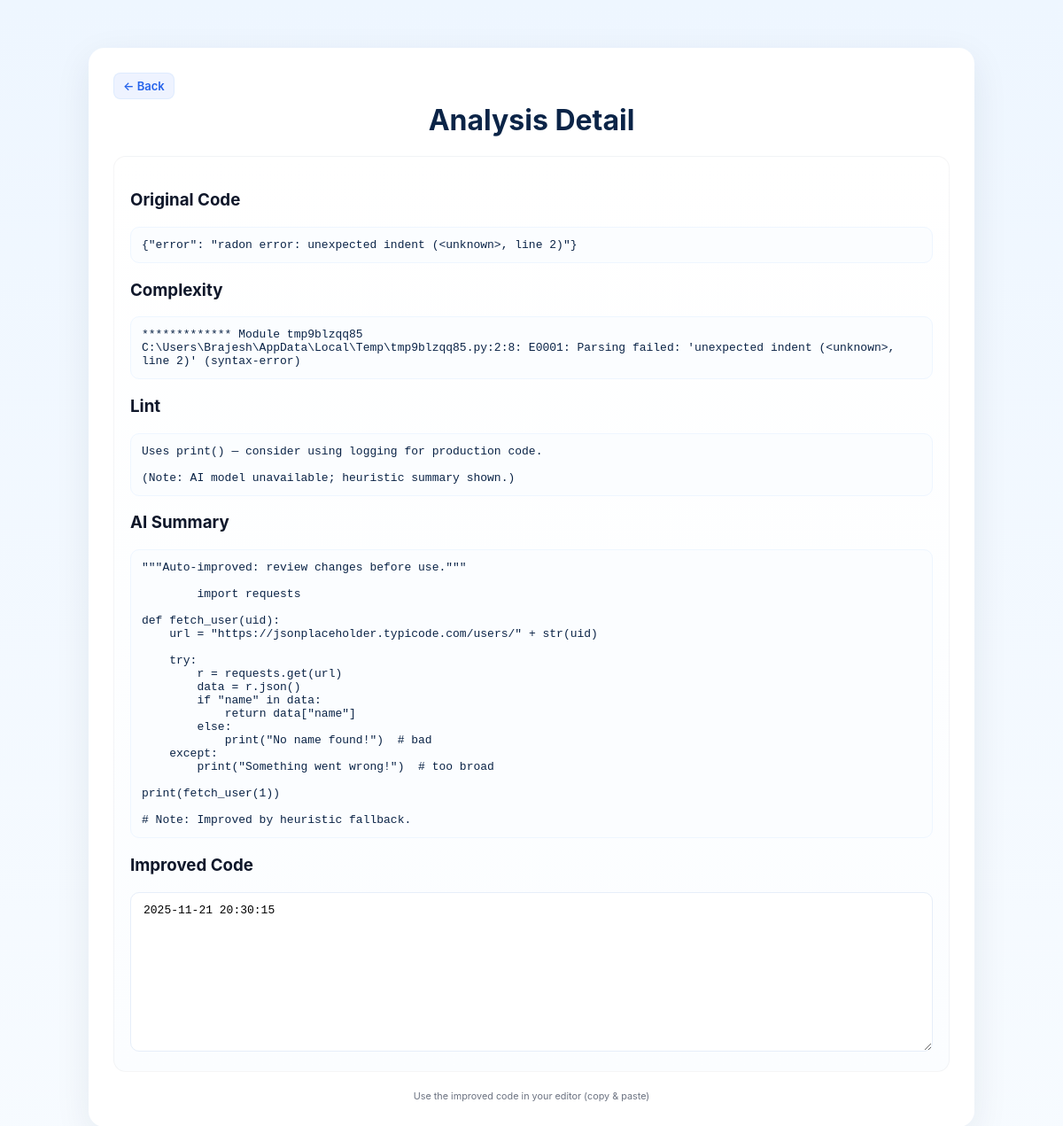
The page /history/view/7 (signed in) on the database its author committed.
### tables this page shows
CREATE TABLE history (
        id INTEGER PRIMARY KEY AUTOINCREMENT,
        email TEXT NOT NULL,
        code TEXT NOT NULL,
        complexity TEXT,
        lint TEXT,
        summary TEXT,
        improved TEXT,
        created_at TIMESTAMP DEFAULT CURRENT_TIMESTAMP
    );

### app.py (the view)
@app.route('/history/view/<int:entry_id>')
def history_view(entry_id):
    if 'user' not in session:
        return redirect(url_for('login'))
    r = get_history_entry(entry_id)
    if not r or r[1] != session['email']:
        return "Not found or access denied", 404
    return render_template('history_view.html', r=r)

### database.py (called while the page is built)
def get_history_entry(entry_id):
    conn = sqlite3.connect(DB); c = conn.cursor()
    c.execute("SELECT id, email, code, complexity, lint, summary, improved, created_at FROM history WHERE id = ?", (entry_id,))
    row = c.fetchone()
    conn.close()
    return row

### templates/history_view.html (shortened to what this page needs)
<!doctype html>
<html lang="en">
<head>
  <link rel="stylesheet" href="{{ url_for('static', filename='style.css') }}">
</head>
<body>
  <div class="container page">
    <a class="btn small" href="{{ url_for('history') }}">&larr; Back</a>
    <h1>Analysis Detail</h1>
    <section class="card">
      <h3>Original Code</h3>
      <pre class="resultbox">{{ r[3] }}</pre>
      <h3>Complexity</h3>
      <pre class="resultbox">{{ r[4] }}</pre>
      <h3>Lint</h3>
      <pre class="resultbox">{{ r[5] }}</pre>
      <h3>AI Summary</h3>
      <pre class="resultbox">{{ r[6] }}</pre>
      <h3>Improved Code</h3>
      <textarea class="copybox" readonly>{{ r[7] }}</textarea>
    </section>
    <footer class="foot">
      <small>Use the improved code in your editor (copy & paste)</small>
    </footer>
  </div>
</body>
</html>

### static/style.css (style rules this page uses)
:root { --bg-1: #f4f8fb; --card: #ffffff; --muted: #6b7280; --accent: #2563eb; --accent-2:#2b8aef; --danger:#ef4444; --radius: 12px; --mono: Menlo, Monaco, "JetBrains Mono", "Courier New", monospace; --ui-padding: 24px; }
* { box-sizing:border-box }
body { margin:0; font-family: Inter, "Segoe UI", Roboto, system-ui, -apple-system, Arial, sans-serif; background: linear-gradient(180deg, #eef6ff 0%, #f7fbff 100%); color:#0f172a; -webkit-font-smoothing:antialiased; -moz-osx-font-smoothing:grayscale; padding: 24px; }
.container { max-width:1000px; margin:30px auto; background:var(--card); padding:28px; border-radius:18px; box-shadow:0 12px 40px rgba(19,38,63,0.08); }
.page h1 { margin-top:4px; text-align:center; color: #0b2447; }
.card { background: linear-gradient(180deg,#ffffff,#fbfdff); padding:18px; border-radius:14px; border:1px solid rgba(15,23,42,0.04); margin-bottom:18px; }
.input-box, .codebox, .copybox { width:100%; padding:12px 14px; border-radius:10px; border:1px solid #e6eef9; background:#fff; font-size:14px; }
.copybox { min-height:180px; font-family:var(--mono); font-size:13px; resize:vertical; }
.btn { display:inline-block; padding:10px 14px; border-radius:10px; text-decoration:none; border:none; cursor:pointer; font-weight:600; }
.btn.small { padding:6px 10px; font-size:13px; border-radius:8px; background:#eef3ff; color:var(--accent); border:1px solid rgba(43,138,239,0.08); }
.resultbox { background:#fbfdff; padding:12px; border-radius:10px; border:1px solid #eef6ff; white-space:pre-wrap; font-family:var(--mono); font-size:13px; color:#0b2447; }
.foot, .auth-foot { text-align:center; margin-top:16px; color:var(--muted); font-size:13px; }

### rows shown on the page
history: complexity "{\"error\": \"radon error: unexpected indent (<unknown>, line 2)\"}", lint "************* Module tmp9blzqq85 C:\\Users\\Brajesh\\AppData\\Local\\Temp\\tmp9blzqq85.py:2:8: E0001: Parsing failed: 'unexpected indent (<unknown>, line 2)' (syntax-error)", summary "Uses print() — consider using logging for production code. (Note: AI model unavailable; heuristic summary shown.)", improved "\"\"\"Auto-improved: review changes before use.\"\"\" import requests def fetch_user(uid): url = \"https://jsonplaceholder.typicode.com/users/\" + str(uid) try: r = requests.get(url) data = r.json() if \"name\" in data: return data[\"name\"] else: print(\"No name found!\") # bad except: print(\"Something went wrong!\") # too broad print(fetch_user(1)) # Note: Improved by heuristic fallback.", created_at "2025-11-21 20:30:15"
